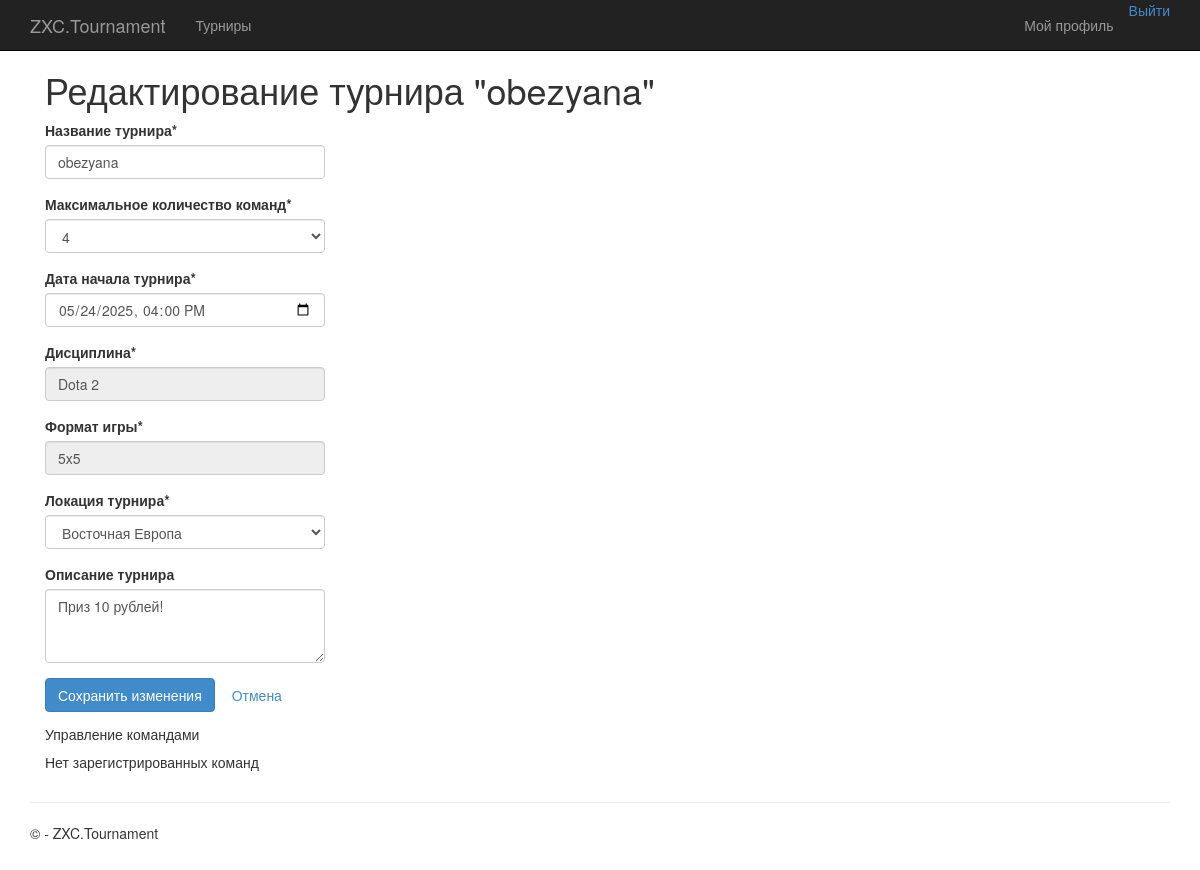
/tournaments/1/edit/ (signed in), run on an earlier commit of the app's database.
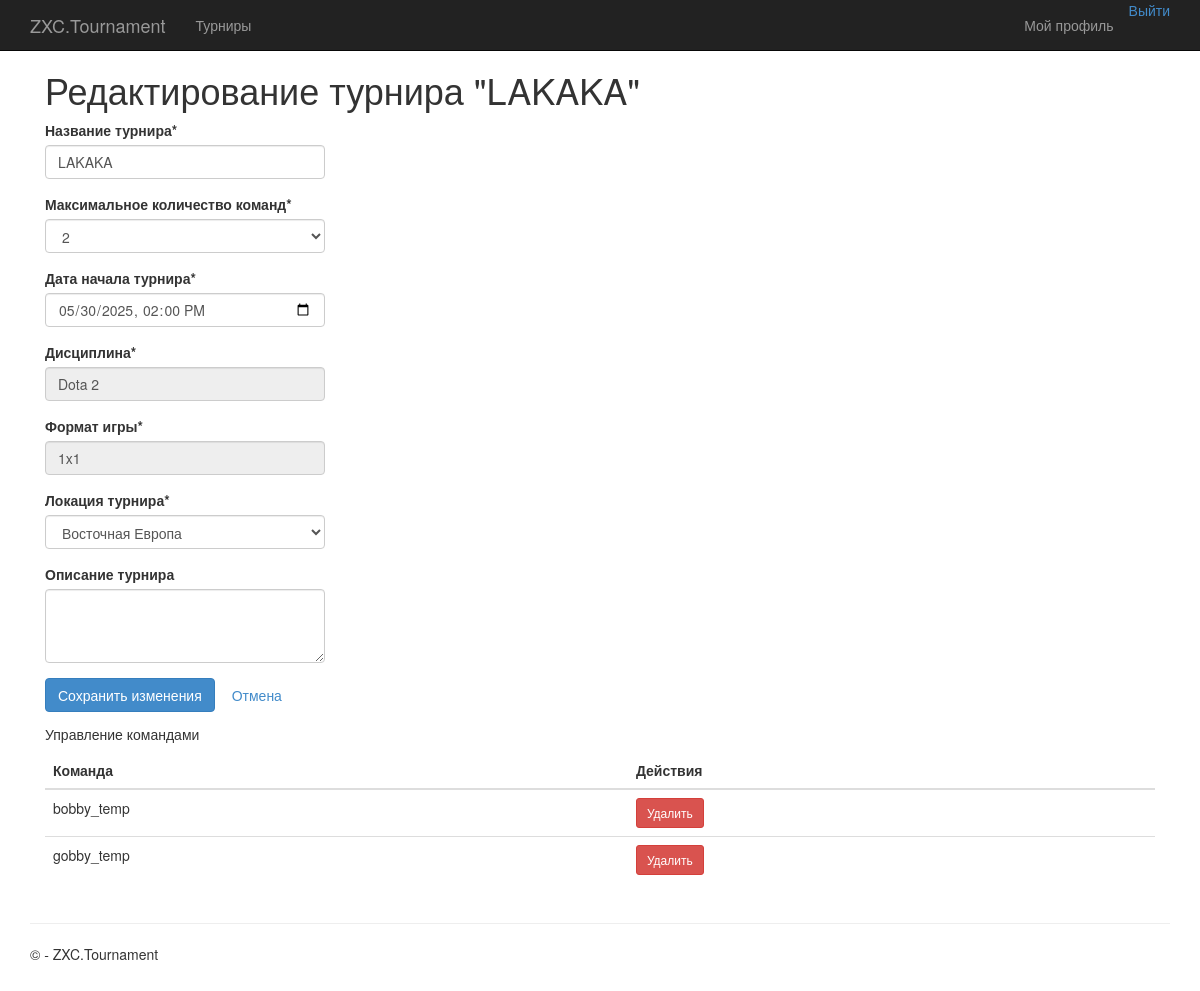
And on a later commit of the database.
### app/models.py (models this page shows, shortened)
class Tournament(models.Model):
    DISCIPLINE_CHOICES = [
        ('Dota 2', 'Dota 2'),
        ('CS 2', 'CS 2'),
        ('Valorant', 'Valorant'),
        ('LoL', 'League of Legends'),
    ]
    FORMAT_CHOICES = [
        ('1x1', '1x1'),
        ('2x2', '2x2'),
        ('3x3', '3x3'),
        ('5x5', '5x5'),
    ]
    TEAM_COUNT_CHOICES = [
        (2, '2'),
        (4, '4'),
        (8, '8'),
        (16, '16'),
        (32, '32'),
        (64, '64'),
        (128, '128'),
        (256, '256'),
        (512, '512'),
    ]
    LOCATION_CHOICES = [
        ('China', 'Китай'),
        ('Western Europe', 'Западная Европа'),
        ('Eastern Europe', 'Восточная Европа'),
        ('Southeast Asia', 'ЮВ Азия'),
        ('North America', 'Северная Америка'),
        ('South America', 'Южная Америка'),
    ]
    name = models.CharField(max_length=200, verbose_name="Название турнира")
    max_teams = models.IntegerField(choices=TEAM_COUNT_CHOICES, verbose_name="Максимальное количество команд")
    start_date = models.DateTimeField(verbose_name="Дата начала")
    discipline = models.CharField(max_length=50, choices=DISCIPLINE_CHOICES, verbose_name="Дисциплина")
    game_format = models.CharField(max_length=50, choices=FORMAT_CHOICES, verbose_name="Формат игры")
    location = models.CharField(max_length=50, choices=LOCATION_CHOICES, verbose_name="Локация")
    description = models.TextField(verbose_name="Описание", blank=True, null=True)
    creator = models.ForeignKey(User, on_delete=models.CASCADE, verbose_name="Создатель")
    created_at = models.DateTimeField(default=timezone.now, verbose_name="Дата создания")
    is_active = models.BooleanField(default=True, verbose_name="Активный")
    registered_teams = models.ManyToManyField(
        'Team',
        through='TournamentRegistration',
        related_name='tournaments',
        blank=True,
        verbose_name="Зарегистрированные команды"
    )
    class Meta:
        ordering = ['-created_at']
        verbose_name = 'Турнир'
        verbose_name_plural = 'Турниры'
    def is_creator(self, user):
        return self.creator == user

class Team(models.Model):
    name = models.CharField(
        max_length=100,
        unique=True,
        verbose_name="Название команды",
        error_messages={
            'unique': "Команда с таким названием уже существует"
        }
    )
    avatar = models.ImageField(
        upload_to='team_avatars/',
        default='team_avatars/default.jpg',
        blank=True,
        null=True,
        verbose_name="Аватар команды"
    )
    captain = models.ForeignKey(
        User,
        on_delete=models.CASCADE,
        related_name='captained_teams',
        verbose_name="Капитан"
    )
    members = models.ManyToManyField(
        User,
        related_name='teams',
        blank=True,
        verbose_name="Участники"
    )
    created_at = models.DateTimeField(
        auto_now_add=True,
        verbose_name="Дата создания"
    )
    invite_code = models.CharField(
        max_length=32,
        unique=True,
        verbose_name="Код приглашения"
    )
    class Meta:
        verbose_name = 'Команда'
        verbose_name_plural = 'Команды'
        ordering = ['-created_at']

### app/views.py (the view)
# urls.py: path('tournaments/<int:tournament_id>/edit/', views.edit_tournament, name='edit_tournament'),
@login_required
def edit_tournament(request, tournament_id):
    tournament = get_object_or_404(Tournament, id=tournament_id)
    if not tournament.is_creator(request.user):
        messages.error(request, 'Только создатель может редактировать турнир')
        return redirect('tournament_detail', tournament_id=tournament.id)
    if request.method == 'POST':
        form = TournamentEditForm(request.POST, instance=tournament)
        if form.is_valid():
            form.save()
            messages.success(request, 'Турнир успешно обновлен')
            return redirect('tournament_detail', tournament_id=tournament.id)
    else:
        form = TournamentEditForm(instance=tournament)
    return render(request, 'app/tournaments/edit_tournament.html', {
        'form': form,
        'tournament': tournament
    })

### app/forms.py
class TournamentEditForm(TournamentForm):
    def __init__(self, *args, **kwargs):
        super().__init__(*args, **kwargs)
        self.fields['discipline'].disabled = True
        self.fields['game_format'].disabled = True

### app/forms.py (called while the page is built, shortened)
    def update_game_format_choices(self, discipline):
        if discipline == 'Dota 2':
            self.fields['game_format'].choices = [
                ('1x1', '1x1'),
                ('5x5', '5x5'),
            ]
        elif discipline in ['CS 2', 'LoL']:
            self.fields['game_format'].choices = [
                ('1x1', '1x1'),
                ('2x2', '2x2'),
                ('5x5', '5x5'),
            ]

### app/templates/app/tournaments/edit_tournament.html (shortened to what this page needs)
{% extends "app/layout.html" %}
{% block content %}
<div class="container">
    <h1 class="mb-4">Редактирование турнира "{{ tournament.name }}"</h1>
    <form method="post">
        <div class="form-group mb-3">
            <label for="{{ form.name.id_for_label }}">Название турнира*</label>
            {{ form.name }}
        </div>
        <div class="form-group mb-3">
            <label for="{{ form.max_teams.id_for_label }}">Максимальное количество команд*</label>
            {{ form.max_teams }}
        </div>
        <div class="form-group mb-3">
            <label for="{{ form.start_date.id_for_label }}">Дата начала турнира*</label>
            {{ form.start_date }}
        </div>
        <div class="form-group mb-3">
            <label>Дисциплина*</label>
            <input type="text" class="form-control" value="{{ tournament.get_discipline_display }}" readonly>
        </div>
        <div class="form-group mb-3">
            <label>Формат игры*</label>
            <input type="text" class="form-control" value="{{ tournament.get_game_format_display }}" readonly>
        </div>
        <div class="form-group mb-3">
            <label for="{{ form.location.id_for_label }}">Локация турнира*</label>
            {{ form.location }}
        </div>
        <div class="form-group mb-4">
            <label for="{{ form.description.id_for_label }}">Описание турнира</label>
            {{ form.description }}
        </div>
        <div class="form-group">
            <button type="submit" class="btn btn-primary">Сохранить изменения</button>
            <a href="{% url 'tournament_detail' tournament_id=tournament.id %}" class="btn btn-outline-secondary">Отмена</a>
        </div>
    </form>
    <div class="card mt-4">
        <div class="card-header">
            <h5>Управление командами</h5>
        </div>
        <div class="card-body">
            {% if tournament.registered_teams.all %}
            <table class="table">
                <thead>
                    <tr>
                        <th>Команда</th>
                        <th>Действия</th>
                    </tr>
                </thead>
                <tbody>
                    {% for team in tournament.registered_teams.all %}
                    <tr>
                        <td>{{ team.name }}</td>
                        <td>
                            <button type="button" class="btn btn-danger btn-sm"
                                    onclick="confirmRemoveTeam('{{ team.id }}', '{{ team.name }}')">
                                Удалить
                            </button>
                        </td>
                    </tr>
                    {% endfor %}
                </tbody>
            </table>
            {% else %}
            <p>Нет зарегистрированных команд</p>
            {% endif %}
        </div>
    </div>
</div>
{% endblock %}

What changed in the data, as far as the page shows it:
changed Tournament "Dota 2": name "obezyana" → "LAKAKA"; max_teams "4" → "2"; start_date "05/24/2025 16:00" → "05/30/2025 14:00"; game_format "5x5" → "1x1"; description "Приз 10 рублей!" → (not shown)
now on this page (row edited): Team: name "bobby_temp"
now on this page (row edited): Team: name "gobby_temp"
Also different on the page:
text no longer shown: "Нет зарегистрированных команд"
text now shown: "Команда Действия"
